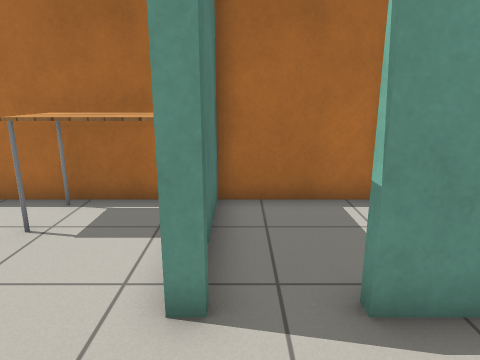
view 1 (above)

16 first-person views from a walk through a robot-simulator world made for Gazebo. The camera is 1.2 m above the floor, tilts 14° down and sees 70° across. The floor is counted in squares, 0.5 m on a side. Each view is taken from the middle of a square. On the plan, view 1 faces up. The plan holds only what a view shows up to about 20 squares ahead; the rest is blank. The robots in the file are not drawn. Simple patterns stand in for the simulator's built-in surfaces.

view 2
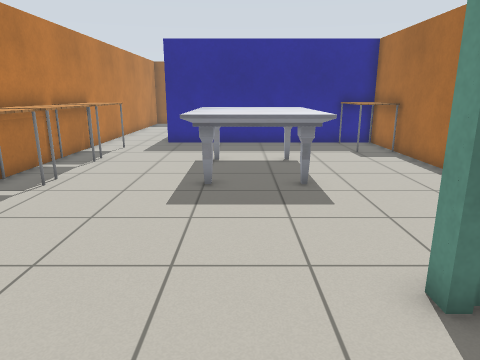

view 3
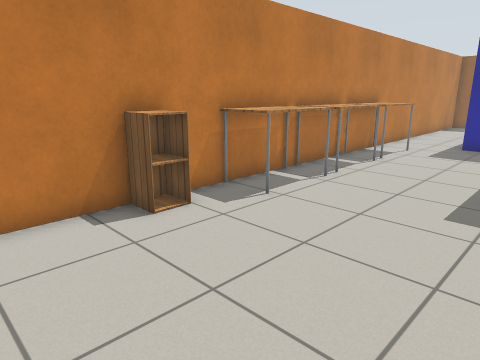

view 4
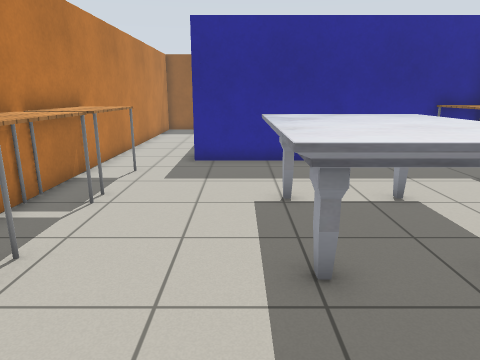

view 5
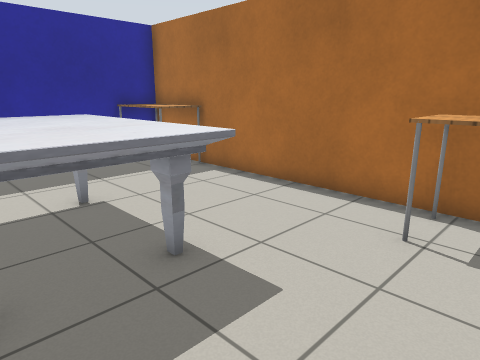

view 6
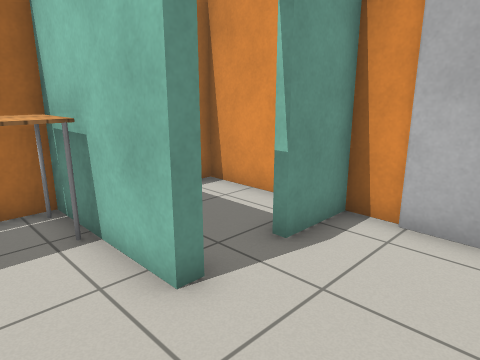

view 7
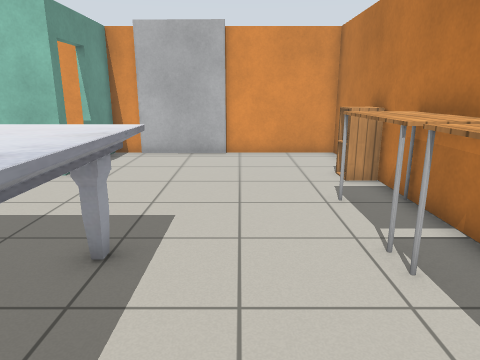

view 8
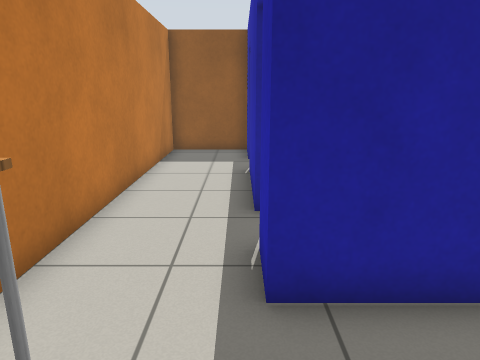

view 9
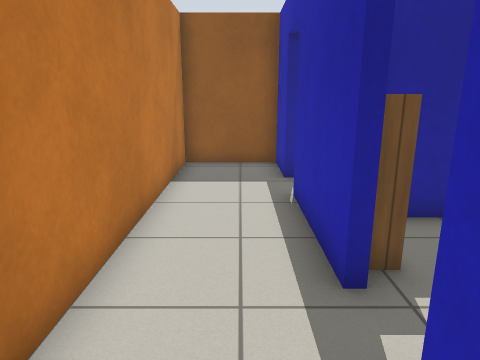

view 10
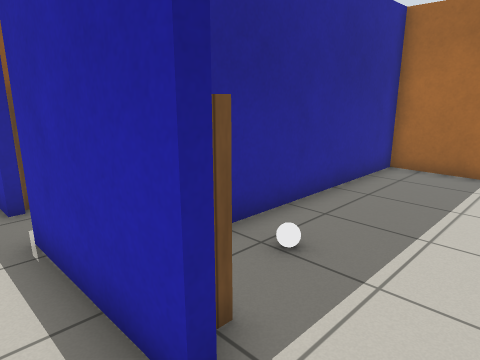

view 11
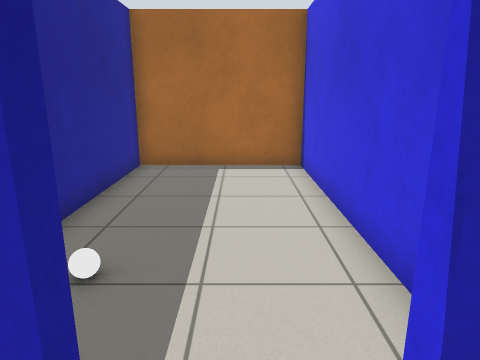

view 12
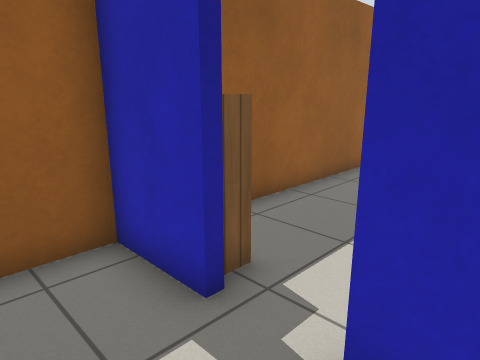

view 13
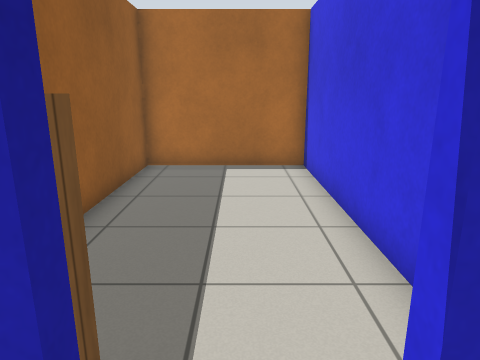

view 14
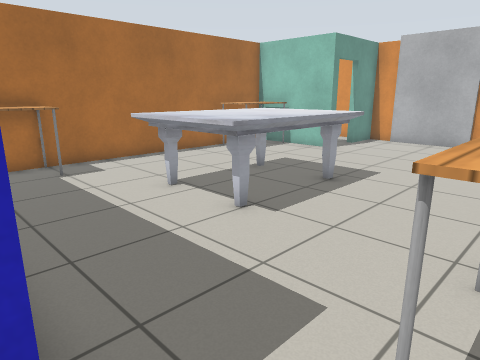

view 15
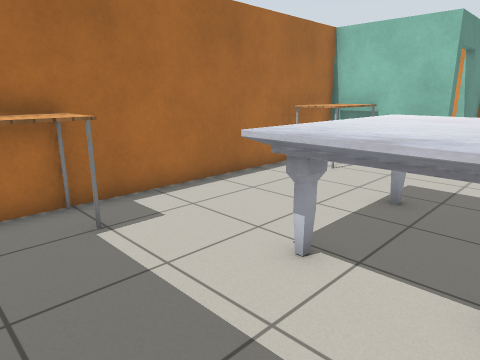

view 16
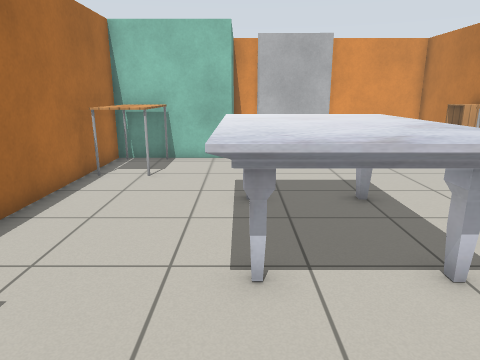

### Floor plan
Ten units are one square. View 1 is at (0, 0); x grows to the right and y downward. Boxes are objects, and circles mark ways between rooms. Rooms are numbered by the first view taken in them; rooms with no view inside come last. Other rooms are left out.
<svg viewBox="-267 -83 307 148">
<path fill="none" stroke="#000" d="M-4 -33 -8 -33 -8 -77 -146 -77 -146 27 -161 27M-179 27 -221 27M35 -21 35 -33 14 -33M-239 27 -262 27 -262 60 35 60 35 14M-149 2 -149 -77 -205 -77 -205 14M-208 1 -208 -77 -262 -77 -262 20M35 -40 35 -77 -6 -77M-4 -78 -4 -50"/>
<rect x="-145" y="-75" width="30" height="20" fill="#bbb"><title>table</title></rect>
<rect x="-135" y="45" width="40" height="10" fill="#bbb"><title>table</title></rect>
<rect x="-105" y="-35" width="50" height="40" fill="#bbb"><title>marble table</title></rect>
<rect x="-95" y="45" width="30" height="10" fill="#bbb"><title>table</title></rect>
<rect x="-65" y="45" width="40" height="10" fill="#bbb"><title>table</title></rect>
<rect x="-45" y="-75" width="30" height="20" fill="#bbb"><title>table</title></rect>
<rect x="-15" y="45" width="10" height="10" fill="#bbb"><title>cabinet</title></rect>
<rect x="25" y="-5" width="10" height="10" fill="#bbb"><title>grey box</title></rect>
<rect x="-205" y="15" width="20" height="10" fill="#bbb"><title>bookshelf</title></rect>
<rect x="-195" y="-5" width="10" height="10" fill="#bbb"><title>white ball</title></rect>
<rect x="-255" y="15" width="20" height="10" fill="#bbb"><title>bookshelf</title></rect>
<circle cx="-170" cy="28" r="3" fill="#2a7"/>
<circle cx="-200" cy="30" r="3" fill="#2a7"/>
<circle cx="-230" cy="28" r="3" fill="#2a7"/>
<circle cx="5" cy="-35" r="3" fill="#2a7"/>
<text x="-80" y="0">1</text>
<text x="-180" y="-30">2</text>
<text x="-240" y="-30">3</text>
<text x="20" y="-60">4</text>
</svg>
Room 1 opens to room 2. Room 1 opens to room 3. Room 1 opens to room 4.

Where each view was taken, in squares from view 1:
view 1: 0 up, 0 right, facing up
view 2: 1 up, 3 right, facing left
view 3: 1 up, 3 right, facing down-left
view 4: 1 down, 2 left, facing left
view 5: 0 up, 2 left, facing up-left
view 6: 0 up, 3 left, facing up-right
view 7: 2 down, 11 left, facing right
view 8: 3 down, 11 left, facing left
view 9: 4 down, 14 left, facing left
view 10: 4 down, 16 left, facing up-left
view 11: 4 down, 17 left, facing up
view 12: 5 down, 21 left, facing up-left
view 13: 4 down, 23 left, facing up
view 14: 5 down, 15 left, facing up-right
view 15: 0 up, 14 left, facing up-right
view 16: 3 up, 14 left, facing right
